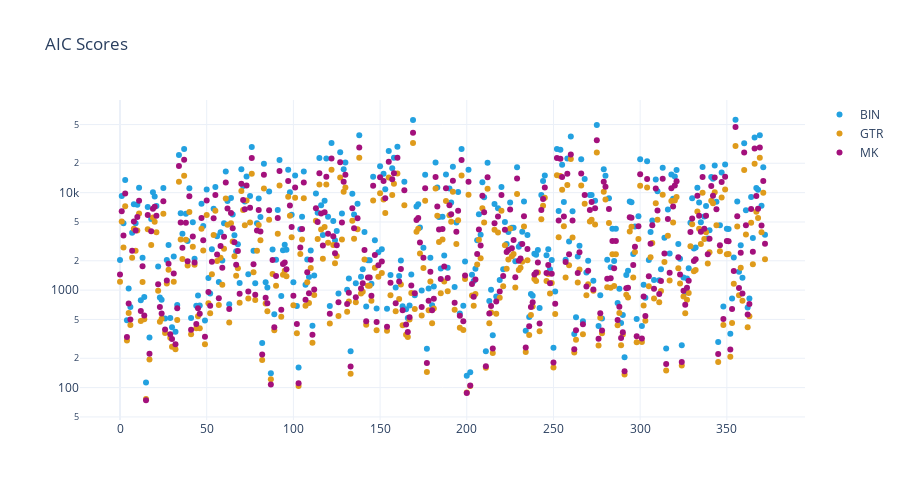

This figure's notebook cell:
### Code cell
# AICs
scatter_modelwise(df, "AIC", "AIC Scores", True).update_layout(template="plotly_white", height=500)

### Figure 1 — Plotly figure (JSON) as saved in the notebook; plotly's stock layout.template omitted (floating-point values rounded to 4 significant figures; data arrays with more than 128 entries replaced by an {"elided": "..."} marker saying what was removed)
{"data": [{"marker": {"color": "#23A1E0"}, "mode": "markers", "name": "BIN", "type": "scatter", "x": {"elided": "373 int values"}, "y": {"elided": "373 float values"}}, {"marker": {"color": "#DF9B1B"}, "mode": "markers", "name": "GTR", "type": "scatter", "x": {"elided": "373 int values"}, "y": {"elided": "373 float values"}}, {"marker": {"color": "#A3107C"}, "mode": "markers", "name": "MK", "type": "scatter", "x": {"elided": "373 int values"}, "y": {"elided": "373 float values"}}], "layout": {"height": 500, "title": {"text": "AIC Scores"}, "yaxis": {"type": "log"}}}
